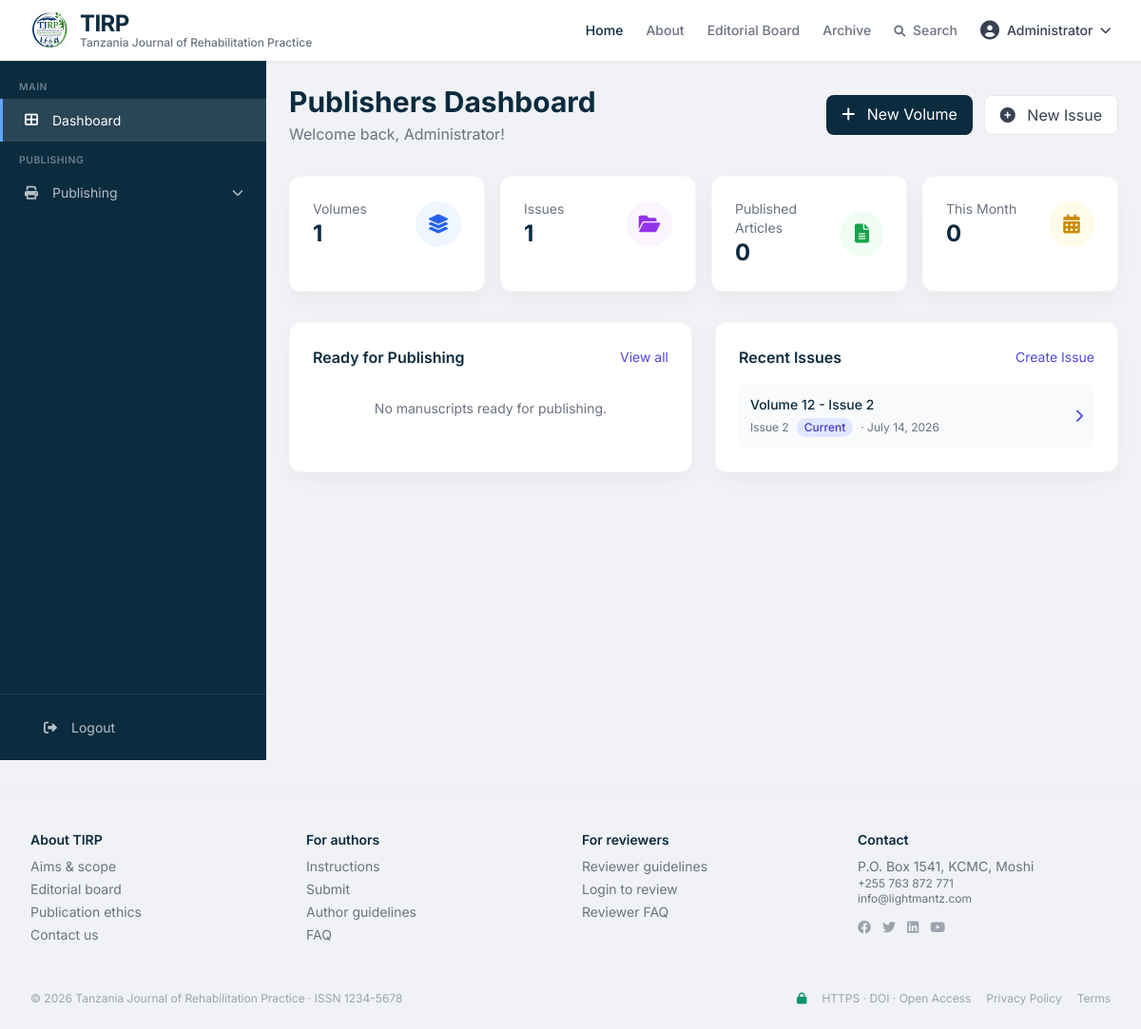
/modules/publisher/index.php (signed in), run on the app's committed database.
### tables this page shows
CREATE TABLE users (
    id INT PRIMARY KEY AUTO_INCREMENT,
    email VARCHAR(255) UNIQUE NOT NULL,
    password_hash VARCHAR(255) NOT NULL,
    full_name VARCHAR(255) NOT NULL,
    role ENUM('admin', 'editor', 'reviewer', 'author', 'reader') DEFAULT 'reader',
    institution VARCHAR(255),
    country VARCHAR(100),
    orcid_id VARCHAR(50),
    bio TEXT,
    avatar VARCHAR(255),
    email_verified BOOLEAN DEFAULT FALSE,
    is_active BOOLEAN DEFAULT TRUE,
    created_at TIMESTAMP DEFAULT CURRENT_TIMESTAMP,
    updated_at TIMESTAMP DEFAULT CURRENT_TIMESTAMP ON UPDATE CURRENT_TIMESTAMP,
    last_login TIMESTAMP NULL,
    remember_token VARCHAR(100),
    INDEX idx_email (email),
    INDEX idx_role (role)
);

CREATE TABLE issues (
    id INT PRIMARY KEY AUTO_INCREMENT,
    volume_id INT NOT NULL,
    issue_number INT NOT NULL,
    title VARCHAR(255),
    publication_date DATE,
    description TEXT,
    cover_image VARCHAR(255),
    is_active BOOLEAN DEFAULT TRUE,
    is_current BOOLEAN DEFAULT FALSE,
    created_at TIMESTAMP DEFAULT CURRENT_TIMESTAMP,
    updated_at TIMESTAMP DEFAULT CURRENT_TIMESTAMP ON UPDATE CURRENT_TIMESTAMP,
    FOREIGN KEY (volume_id) REFERENCES volumes(id) ON DELETE CASCADE,
    UNIQUE KEY unique_issue (volume_id, issue_number),
    INDEX idx_volume (volume_id),
    INDEX idx_publication_date (publication_date)
);

CREATE TABLE settings (
    id INT PRIMARY KEY AUTO_INCREMENT,
    setting_key VARCHAR(100) UNIQUE NOT NULL,
    setting_value TEXT,
    setting_group VARCHAR(50) DEFAULT 'general',
    description TEXT,
    created_at TIMESTAMP DEFAULT CURRENT_TIMESTAMP,
    updated_at TIMESTAMP DEFAULT CURRENT_TIMESTAMP ON UPDATE CURRENT_TIMESTAMP,
    INDEX idx_key (setting_key)
);

### modules/publisher/index.php (the view, shortened to what the rows shown need)
<?php
$db = getDB();
$action = isset($_GET['action']) ? $_GET['action'] : 'dashboard';
$volumes = getVolumes();
$issues = [];
foreach ($volumes as $volume) {
    $issueList = getIssuesByVolume($volume['id']);
    $issues = array_merge($issues, $issueList);
}
usort($issues, function($a, $b) {
    $dateA = strtotime($a['publication_date'] ?? $a['created_at'] ?? '1970-01-01');
    $dateB = strtotime($b['publication_date'] ?? $b['created_at'] ?? '1970-01-01');
    return $dateB - $dateA;
});
$stmt = $db->query("SELECT COUNT(*) as count FROM manuscripts WHERE status = 'published'");
$publishedCount = $stmt->fetch()['count'];
$stmt = $db->query("SELECT COUNT(*) as count FROM manuscripts WHERE status = 'published' AND MONTH(publication_date) = MONTH(CURRENT_DATE()) AND YEAR(publication_date) = YEAR(CURRENT_DATE())");
$monthlyCount = $stmt->fetch()['count'] ?? 0;
$stmt = $db->query("
    SELECT m.*, u.full_name as author_name
    FROM manuscripts m
    LEFT JOIN users u ON m.corresponding_author_id = u.id
    WHERE m.status = 'accepted'
    ORDER BY m.accepted_at DESC
    LIMIT 5
");
$readyForPublishing = $stmt->fetchAll();
if (empty($readyForPublishing)) {
    $stmt = $db->query("
        SELECT m.*, u.full_name as author_name
        FROM manuscripts m
        LEFT JOIN users u ON m.corresponding_author_id = u.id
        WHERE m.status = 'published'
        ORDER BY m.publication_date DESC
        LIMIT 5
    ");
    $readyForPublishing = $stmt->fetchAll();
}
?>
<!DOCTYPE html>
<html lang="en">
<head>
    <script src="https://cdn.tailwindcss.com"></script>
    <link rel="stylesheet" href="https://cdnjs.cloudflare.com/ajax/libs/font-awesome/6.0.0-beta3/css/all.min.css">
</head>
<body class="antialiased text-gray-700 font-['Inter']">
    <?php include INCLUDES_PATH . 'header.php'; ?>
    <div class="main-content">
        <?php if ($action == 'dashboard'): ?>
        <div class="flex items-center justify-between mb-8">
            <div>
                <h1 class="text-3xl font-bold text-[#0b2b3f]">Publishers Dashboard</h1>
                <p class="text-gray-500 mt-1">Welcome back, <?= htmlspecialchars($currentUser['full_name'] ?? 'Publisher') ?>!</p>
            </div>
            <div class="flex gap-3">
                <a href="/jms/publisher?action=create-volume" class="bg-[#0b2b3f] text-white px-4 py-2 rounded-lg hover:bg-[#123a4f] transition">
                    <i class="fas fa-plus mr-2"></i> New Volume
                </a>
                <a href="/jms/publisher?action=create-issue" class="bg-white border border-gray-200 text-gray-700 px-4 py-2 rounded-lg hover:bg-gray-50 transition">
                    <i class="fas fa-plus-circle mr-2"></i> New Issue
                </a>
            </div>
        </div>
        <div class="grid grid-cols-2 md:grid-cols-4 gap-4 mb-8">
            <div class="bg-white rounded-xl shadow-card p-6 stat-card border border-gray-100/70">
                <div class="flex items-center justify-between">
                    <div>
                        <p class="text-sm text-gray-500">Volumes</p>
                        <p class="text-2xl font-bold text-[#0b2b3f]"><?= count($volumes) ?></p>
                    </div>
                    <div class="w-12 h-12 bg-blue-50 rounded-full flex items-center justify-center text-blue-600">
                        <i class="fas fa-layer-group text-xl"></i>
                    </div>
                </div>
            </div>
            <div class="bg-white rounded-xl shadow-card p-6 stat-card border border-gray-100/70">
                <div class="flex items-center justify-between">
                    <div>
                        <p class="text-sm text-gray-500">Issues</p>
                        <p class="text-2xl font-bold text-[#0b2b3f]"><?= count($issues) ?></p>
                    </div>
                    <div class="w-12 h-12 bg-purple-50 rounded-full flex items-center justify-center text-purple-600">
                        <i class="fas fa-folder-open text-xl"></i>
                    </div>
                </div>
            </div>
            <div class="bg-white rounded-xl shadow-card p-6 stat-card border border-gray-100/70">
                <div class="flex items-center justify-between">
                    <div>
                        <p class="text-sm text-gray-500">Published Articles</p>
                        <p class="text-2xl font-bold text-[#0b2b3f]"><?= $publishedCount ?></p>
                    </div>
                    <div class="w-12 h-12 bg-green-50 rounded-full flex items-center justify-center text-green-600">
                        <i class="fas fa-file-alt text-xl"></i>
                    </div>
                </div>
            </div>
            <div class="bg-white rounded-xl shadow-card p-6 stat-card border border-gray-100/70">
                <div class="flex items-center justify-between">
                    <div>
                        <p class="text-sm text-gray-500">This Month</p>
                        <p class="text-2xl font-bold text-[#0b2b3f]"><?= $monthlyCount ?></p>
                    </div>
                    <div class="w-12 h-12 bg-yellow-50 rounded-full flex items-center justify-center text-yellow-600">
                        <i class="fas fa-calendar-alt text-xl"></i>
                    </div>
                </div>
            </div>
        </div>
        <div class="grid grid-cols-1 lg:grid-cols-2 gap-6">
            <div class="bg-white rounded-xl shadow-card p-6 border border-gray-100/70">
                <div class="flex items-center justify-between mb-4">
                    <h3 class="font-semibold text-[#0b2b3f]">Ready for Publishing</h3>
                    <a href="/jms/publisher?action=continuous" class="text-sm text-indigo-600 hover:underline">View all</a>
                </div>
                <?php if (empty($readyForPublishing)): ?>
                    <p class="text-sm text-gray-500 text-center py-4">No manuscripts ready for publishing.</p>
                <?php endif; ?>
            </div>
            <div class="bg-white rounded-xl shadow-card p-6 border border-gray-100/70">
                <div class="flex items-center justify-between mb-4">
                    <h3 class="font-semibold text-[#0b2b3f]">Recent Issues</h3>
                    <a href="/jms/publisher?action=create-issue" class="text-sm text-indigo-600 hover:underline">Create Issue</a>
                </div>
                <?php if (empty($issues)): ?>
                    <p class="text-sm text-gray-500 text-center py-4">No issues created yet.</p>
                <?php else: ?>
                    <div class="space-y-3">
                        <?php foreach (array_slice($issues, 0, 5) as $issue): ?>
                        <div class="flex items-center justify-between p-3 bg-gray-50 rounded-lg hover:bg-gray-100 transition">
                            <div class="flex-1">
                                <p class="text-sm font-medium text-[#0b2b3f]">
                                    Volume <?= $issue['volume_number'] ?? 'N/A' ?> - Issue <?= $issue['issue_number'] ?? 'N/A' ?>
                                </p>
                                <div class="flex items-center gap-2 text-xs text-gray-500 mt-1">
                                    <span><?= htmlspecialchars($issue['title'] ?? 'No title') ?></span>
                                    <?php if ($issue['is_current'] ?? false): ?>
                                        <span class="px-2 py-0.5 rounded-full text-xs font-medium bg-indigo-100 text-indigo-700">Current</span>
                                    <?php endif; ?>
                                    <?php if ($issue['publication_date']): ?>
                                        <span>· <?= formatDate($issue['publication_date']) ?></span>
                                    <?php endif; ?>
                                </div>
                            </div>
                            <a href="/jms/publisher?action=publication-date&id=<?= $issue['id'] ?>" class="text-indigo-600 hover:text-indigo-800 text-sm">
                                <i class="fas fa-chevron-right"></i>
                            </a>
                        </div>
                        <?php endforeach; ?>
                    </div>
                <?php endif; ?>
            </div>
        </div>
        <?php elseif ($action == 'create-volume'): ?>
            <?php include __DIR__ . '/pages/create-volume.php'; ?>
        <?php elseif ($action == 'create-issue'): ?>
            <?php include __DIR__ . '/pages/create-issue.php'; ?>
        <?php elseif ($action == 'continuous'): ?>
            <?php include __DIR__ . '/pages/continuous.php'; ?>
        <?php elseif ($action == 'doi'): ?>
            <?php include __DIR__ . '/pages/doi.php'; ?>
        <?php elseif ($action == 'publication-date'): ?>
            <?php include __DIR__ . '/pages/publication-date.php'; ?>
        <?php elseif ($action == 'featured'): ?>
            <?php include __DIR__ . '/pages/featured.php'; ?>
        <?php elseif ($action == 'early-access'): ?>
            <?php include __DIR__ . '/pages/early-access.php'; ?>
        <?php endif; ?>
    </div>
    <?php include INCLUDES_PATH . 'footer.php'; ?>
</body>
</html>

### includes/header.php (shortened to what the rows shown need)
<?php
$currentUser = getCurrentUser();
?>
<header class="bg-white border-b border-gray-200/80 sticky top-0 z-30 shadow-sm">
    <div class="max-w-7xl mx-auto px-4 sm:px-6 lg:px-8 flex items-center justify-between h-16">
        <nav class="flex items-center gap-6 text-sm font-medium">
            <?php if (isLoggedIn()): ?>
                <div class="relative group">
                    <button class="flex items-center gap-2 text-gray-700 hover:text-[#0b2b3f]">
                        <i class="fas fa-user-circle text-xl"></i>
                        <span><?= htmlspecialchars($currentUser['full_name']) ?></span>
                        <i class="fas fa-chevron-down text-xs"></i>
                    </button>
                </div>
            <?php else: ?>
                <a href="<?= SITE_URL ?>?page=login" class="text-gray-500 hover:text-[#0b2b3f] transition">Login</a>
                <a href="<?= SITE_URL ?>?page=register" class="bg-[#0b2b3f] text-white px-4 py-2 rounded-lg text-sm font-semibold hover:bg-[#123a4f] transition shadow-sm">Register</a>
            <?php endif; ?>
        </nav>
    </div>
</header>

### includes/footer.php (shortened to what the rows shown need)
<footer class="max-w-7xl mx-auto px-4 sm:px-6 lg:px-8 border-t border-gray-200 pt-10 pb-6 text-sm text-gray-500 mt-8">
    <div class="mt-8 pt-4 border-t border-gray-100 flex flex-col md:flex-row justify-between items-center gap-2 text-xs text-gray-400">
        <span>&copy; 2026 Tanzania Journal of Rehabilitation Practice · ISSN <?= function_exists('getSetting') ? getSetting('journal_issn') : '1234-5678' ?></span>
        <span class="flex items-center gap-4">
            <i class="fas fa-lock text-emerald-600"></i> HTTPS · DOI · Open Access
            <a href="<?= SITE_URL ?>?page=privacy-policy" class="hover:text-[#0b2b3f] transition-colors">Privacy Policy</a>
            <a href="<?= SITE_URL ?>?page=terms" class="hover:text-[#0b2b3f] transition-colors">Terms</a>
        </span>
    </div>
</footer>
</body>
</html>

### data on the page
users: full_name "Administrator"
issues: volume_number "12", issue_number "2", title "Issue 2", is_current "Current", publication_date "July 14, 2026"
settings: setting_value "1234-5678"

### other printed values
count($volumes) "1"
count($issues) "1"
$publishedCount "0"
$monthlyCount "0"
